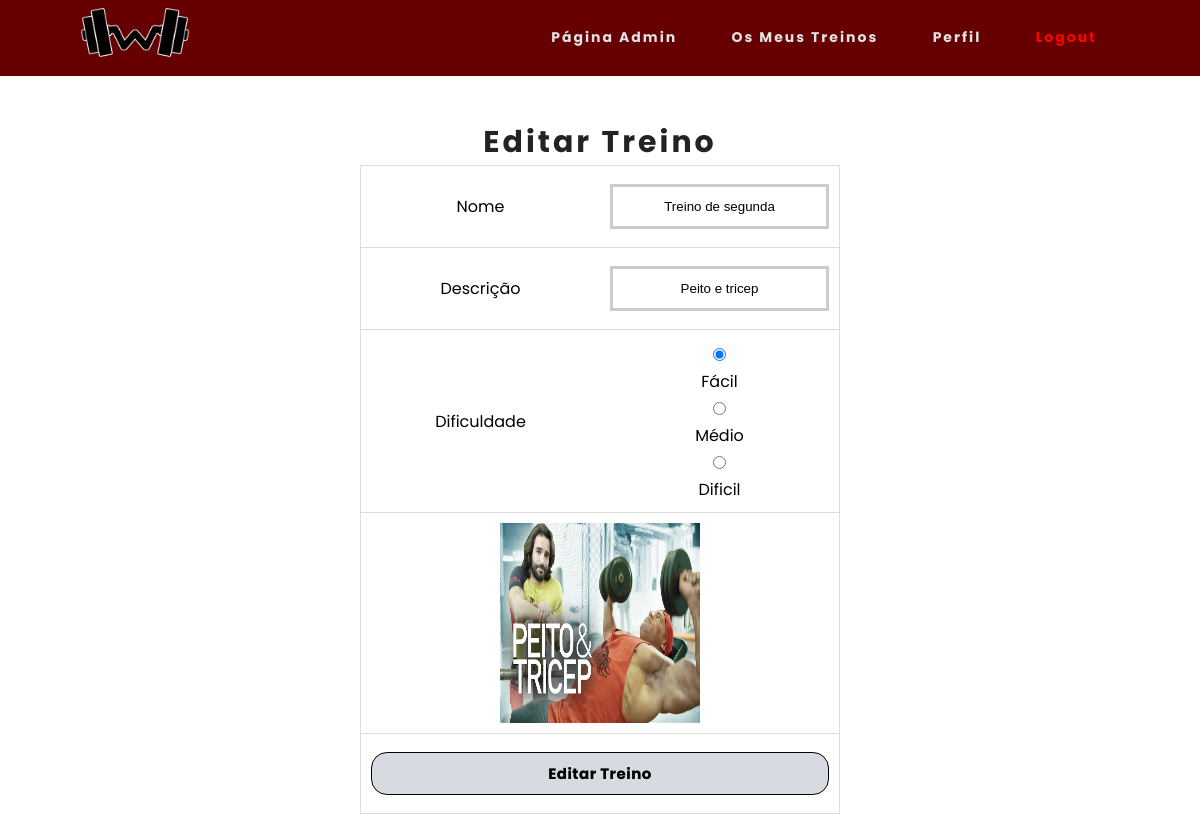
/editarTreino.php?id=40 (signed in), run on the app's committed database.
### tables this page shows
CREATE TABLE `treinos` (
  `id` int(11) NOT NULL,
  `id_utilizador` int(11) NOT NULL,
  `titulo` varchar(50) NOT NULL,
  `descricao` text DEFAULT NULL,
  `dificuldade` text NOT NULL,
  `imagem` text DEFAULT NULL
);

### editarTreino.php (the view, shortened to what this page needs)
<?php
include 'server.php';
include "cabecalho.php";
$id = $_GET['id'];
if(isset($_SESSION["username"])) {
    $smt=$pdo->prepare('SELECT * FROM treinos WHERE id=?');
    $smt->execute([$id]);
    $treino=$smt->fetch(PDO::FETCH_ASSOC);
} else {
exit ("treino não definido.");
}
?>
<div class="contentPerfil">
    <form action="uploadtreino.php?id=<?php echo $id ?>" method="post" enctype="multipart/form-data">
        <table>
            <thead>
                <h2>Editar Treino</h2>
            </thead>
            <tbody>
                <tr>
                    <td>
                        <label for="titulo">Nome</label>
                    </td>
                    <td>
                        <input class="input2" type="text" name="titulo" placeholder="Inserir nome" value="<?=$treino['titulo']?>" id="titulo">
                    </td>
                </tr>
                <tr>
                    <td>
                        <label for="descricao">Descrição</label>
                    </td>
                    <td>
                        <input type="text" name="descricao" placeholder="Inserir descrição" value="<?=$treino['descricao']?>" id="descricao">
                    </td>
                </tr>
                <tr>
                    <?php
                    echo '<td>';
                        ?><label for="dificuldade">Dificuldade</label><?php
                    echo '</td>';
                    if($treino['dificuldade'] == 'facil') {
                        echo '<td>';
                            echo '<input type="radio" name="dificuldade" id="dificuldade" value="facil" checked="checked">';?><label for="facil">Fácil</label><?php
                            echo '<input type="radio" name="dificuldade" id="dificuldade" value="medio"> '; ?><label for="medio">Médio</label><?php
                            echo '<input type="radio" name="dificuldade" id="dificuldade" value="dificil"> '; ?><label for="dificil">Dificil</label><?php
                        echo '</td>';
                    } else if ($treino['dificuldade'] == 'medio') {
                        echo '<td>';
                            echo '<input type="radio" name="dificuldade" id="dificuldade" value="facil">';?><label for="facil">Fácil</label><?php
                            echo '<input type="radio" name="dificuldade" id="dificuldade" value="medio" checked="checked"> '; ?><label for="medio">Médio</label><?php
                            echo '<input type="radio" name="dificuldade" id="dificuldade" value="dificil"> '; ?><label for="dificil">Dificil</label><?php
                        echo '</td>';
                    }
                    ?>
                </tr>
                <tr>
                    <td colspan="2">
                        <div class="image-upload">
                            <label for="fileToUpload" class="futilizador">
                                <img src="<?=$treino['imagem']?>"/>
                            </label>
                        </div>
                    </td>
                </tr>
                <tr>
                    <td colspan="2">
                        <input type="submit" value="Editar Treino" class="enviar">
                    </td>
                </tr>
            </tbody>
        </table>
    </form>
</div>

### css/style.css (style rules this page uses)
* { margin: 0px; padding: 0px; box-sizing: border-box; list-style: none; text-decoration: none; }
h2 { font-family: "Poppins", sans-serif; letter-spacing: 3px; color: rgb(219, 217, 217); }
.contentPerfil { padding-top: 7%; }
@media screen and (max-width: 1400px) { .contentPerfil { padding-top: 10%; } }
html, body { overflow-x: hidden; }
.contentPerfil { background-color: white; font-family: "poppins"; text-align: center; width: 80%; height: auto; display: block; margin: auto; }
.contentPerfil * { background-color: white; text-align: center; }
.contentPerfil input { width: 100%; padding: 12px 20px; margin: 8px 0; box-sizing: border-box; border: 3px solid #ccc; -webkit-transition: 0.5s; transition: 0.5s; outline: none; }
.contentPerfil h2 { color: rgb(35, 35, 35); font-weight: bold; margin: auto; font-size: 30px; font-family: "poppins"; }
.contentPerfil table { border: 1px solid #ccc; border-collapse: collapse; margin: 0; padding: 0; width: 50%; margin-left: auto; margin-right: auto; table-layout: fixed; }
.contentPerfil table tr { background-color: #f8f8f8; border: 1px solid #ddd; }
.contentPerfil table th, .contentPerfil table td { padding: 0.625em; text-align: center; }
.contentPerfil .enviar { background-color: #d7dae0; border-radius: 16px; border: 1px solid #000000; display: inline-block; cursor: pointer; color: #000000; font-family: "poppins"; font-size: 15px; font-weight: bold; padding: 9px 14px; text-decoration: none; text-shadow: 0px 0px 0px #777d76; letter-spacing: 0.5px; }
.image-upload img { width: 200px; height: 200px; cursor: pointer; }
.image-upload { width: 200px; height: 200px; margin: auto; }

### data on the page
treinos: titulo "Treino de segunda", descricao "Peito e tricep", imagem (picture)
